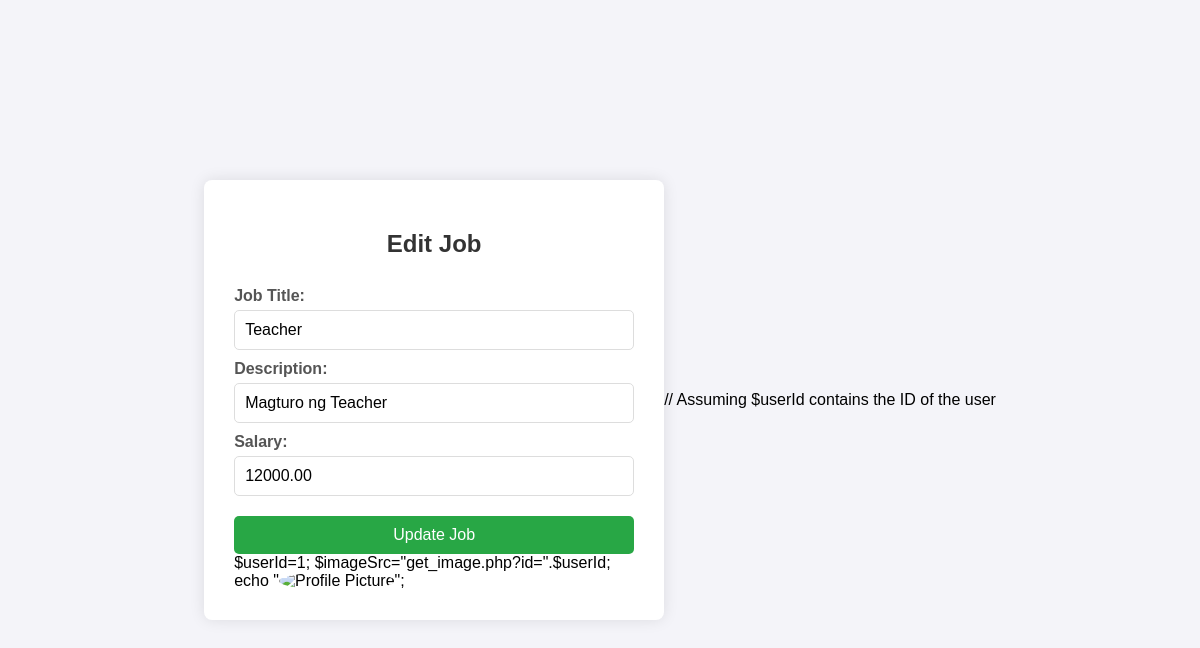
/myWeb/PHP/editJobs.php?id=9, run on the app's committed database.
### tables this page shows
CREATE TABLE `jobs` (
  `id` int(11) NOT NULL,
  `job_title` varchar(255) NOT NULL,
  `job_description` text DEFAULT NULL,
  `salary` decimal(10,2) DEFAULT NULL
);

### myWeb/PHP/editJobs.php (the view, shortened to what this page needs)
<?php
$servername = "localhost";
$username = "root";
$password = "";
$dbname = "lecheria_db";
$conn = new mysqli($servername, $username, $password, $dbname);
$id = $_GET['id'];
$result = $conn->query("SELECT * FROM jobs WHERE id=$id");
$row = $result->fetch_assoc();
?>
<!DOCTYPE html>
<html>
<head>
</head>
<body>
<div class="container">
    <h2>Edit Job</h2>
    <form method="post" action="">
        <label for="title">Job Title:</label>
        <input type="text" name="title" id="title" value="<?php echo $row['job_title']; ?>" required>
        <label for="description">Description:</label>
        <input type="text" name="description" id="description" value="<?php echo $row['job_description']; ?>">
        <label for="salary">Salary:</label>
        <input type="number" name="salary" id="salary" step="0.01" value="<?php echo $row['salary']; ?>">
        <button type="submit" name="update">Update Job</button>
    </form>
    $userId=1;
    $imageSrc="get_image.php?id=".$userId;
echo "<img src='$imageSrc' alt='Profile Picture' />";
</div>
</body>
</html>

### myWeb/PHP/editJobs.php (style rules this page uses)
body { font-family: Arial, sans-serif; display: flex; justify-content: center; align-items: center; height: 100vh; margin: 0; background-color: #f4f4f9; }
.container { background-color: #fff; padding: 30px; border-radius: 8px; box-shadow: 0px 0px 15px rgba(0, 0, 0, 0.1); width: 100%; max-width: 400px; }
h2 { text-align: center; color: #333; }
form { display: flex; flex-direction: column; }
label { margin-top: 10px; font-weight: bold; color: #555; }
input[type="text"], input[type="number"] { padding: 10px; margin-top: 5px; border: 1px solid #ddd; border-radius: 5px; font-size: 1em; }
button { margin-top: 20px; padding: 10px; background-color: #28a745; color: #fff; border: none; border-radius: 5px; cursor: pointer; font-size: 1em; }
img { border-radius: 50%; width: 100px; height: 100px; object-fit: cover; }

### data on the page
jobs: title "Teacher", description "Magturo ng Teacher", salary "12000.00"
